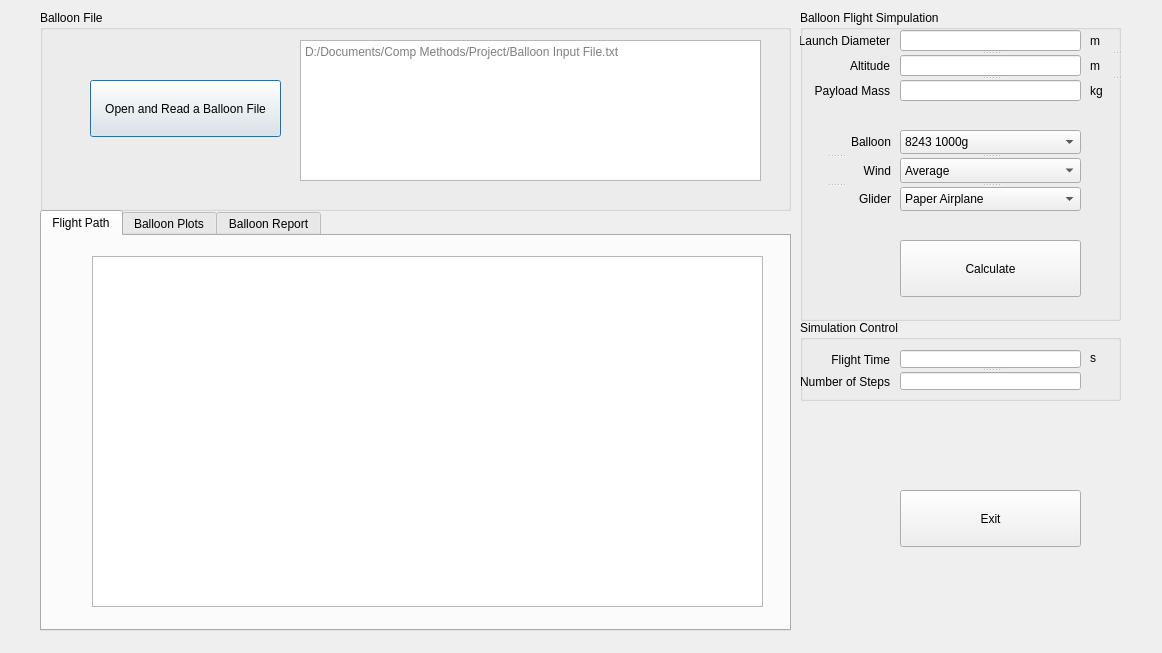
<?xml version="1.0" encoding="UTF-8"?>
<ui version="4.0">
 <class>Dialog</class>
 <widget class="QDialog" name="Dialog">
  <property name="geometry">
   <rect>
    <x>0</x>
    <y>0</y>
    <width>1162</width>
    <height>653</height>
   </rect>
  </property>
  <property name="windowTitle">
   <string>Dialog</string>
  </property>
  <widget class="QGroupBox" name="groupBox">
   <property name="geometry">
    <rect>
     <x>40</x>
     <y>10</y>
     <width>751</width>
     <height>201</height>
    </rect>
   </property>
   <property name="title">
    <string>Balloon File</string>
   </property>
   <widget class="QPushButton" name="openFile">
    <property name="geometry">
     <rect>
      <x>50</x>
      <y>70</y>
      <width>191</width>
      <height>57</height>
     </rect>
    </property>
    <property name="text">
     <string>Open and Read a Balloon File</string>
    </property>
   </widget>
   <widget class="QTextEdit" name="textEdit_fileName">
    <property name="geometry">
     <rect>
      <x>260</x>
      <y>30</y>
      <width>461</width>
      <height>141</height>
     </rect>
    </property>
    <property name="placeholderText">
     <string>D:/Documents/Comp Methods/Project/Balloon Input File.txt</string>
    </property>
   </widget>
  </widget>
  <widget class="QTabWidget" name="plots">
   <property name="geometry">
    <rect>
     <x>40</x>
     <y>210</y>
     <width>751</width>
     <height>421</height>
    </rect>
   </property>
   <property name="currentIndex">
    <number>0</number>
   </property>
   <widget class="QWidget" name="flightPath">
    <attribute name="title">
     <string>Flight Path</string>
    </attribute>
    <widget class="QGraphicsView" name="flightPath_2">
     <property name="geometry">
      <rect>
       <x>50</x>
       <y>20</y>
       <width>671</width>
       <height>351</height>
      </rect>
     </property>
    </widget>
   </widget>
   <widget class="QWidget" name="balloonPlots">
    <attribute name="title">
     <string>Balloon Plots</string>
    </attribute>
    <widget class="QGraphicsView" name="flightXY">
     <property name="geometry">
      <rect>
       <x>40</x>
       <y>50</y>
       <width>1431</width>
       <height>561</height>
      </rect>
     </property>
    </widget>
    <widget class="QGraphicsView" name="flightXYdot">
     <property name="geometry">
      <rect>
       <x>40</x>
       <y>630</y>
       <width>1431</width>
       <height>561</height>
      </rect>
     </property>
    </widget>
   </widget>
   <widget class="QWidget" name="balloonReport">
    <attribute name="title">
     <string>Balloon Report</string>
    </attribute>
    <widget class="QTextEdit" name="balloonReport_2">
     <property name="geometry">
      <rect>
       <x>30</x>
       <y>80</y>
       <width>1451</width>
       <height>1051</height>
      </rect>
     </property>
     <property name="font">
      <font>
       <family>Courier New</family>
       <pointsize>10</pointsize>
      </font>
     </property>
    </widget>
   </widget>
  </widget>
  <widget class="QGroupBox" name="groupBox_2">
   <property name="geometry">
    <rect>
     <x>800</x>
     <y>10</y>
     <width>321</width>
     <height>311</height>
    </rect>
   </property>
   <property name="title">
    <string>Balloon Flight Simpulation</string>
   </property>
   <widget class="QPushButton" name="calculate">
    <property name="geometry">
     <rect>
      <x>100</x>
      <y>230</y>
      <width>181</width>
      <height>57</height>
     </rect>
    </property>
    <property name="text">
     <string>Calculate</string>
    </property>
   </widget>
   <widget class="QSplitter" name="splitter">
    <property name="geometry">
     <rect>
      <x>-110</x>
      <y>20</y>
      <width>200</width>
      <height>71</height>
     </rect>
    </property>
    <property name="layoutDirection">
     <enum>Qt::RightToLeft</enum>
    </property>
    <property name="orientation">
     <enum>Qt::Vertical</enum>
    </property>
    <widget class="QLabel" name="label">
     <property name="layoutDirection">
      <enum>Qt::RightToLeft</enum>
     </property>
     <property name="text">
      <string>Launch Diameter</string>
     </property>
     <property name="alignment">
      <set>Qt::AlignRight|Qt::AlignTrailing|Qt::AlignVCenter</set>
     </property>
    </widget>
    <widget class="QLabel" name="label_2">
     <property name="layoutDirection">
      <enum>Qt::RightToLeft</enum>
     </property>
     <property name="text">
      <string>Altitude</string>
     </property>
     <property name="alignment">
      <set>Qt::AlignRight|Qt::AlignTrailing|Qt::AlignVCenter</set>
     </property>
    </widget>
    <widget class="QLabel" name="label_3">
     <property name="layoutDirection">
      <enum>Qt::RightToLeft</enum>
     </property>
     <property name="text">
      <string>Payload Mass</string>
     </property>
     <property name="alignment">
      <set>Qt::AlignRight|Qt::AlignTrailing|Qt::AlignVCenter</set>
     </property>
    </widget>
   </widget>
   <widget class="QSplitter" name="splitter_2">
    <property name="geometry">
     <rect>
      <x>100</x>
      <y>20</y>
      <width>181</width>
      <height>71</height>
     </rect>
    </property>
    <property name="orientation">
     <enum>Qt::Vertical</enum>
    </property>
    <widget class="QLineEdit" name="diameter"/>
    <widget class="QLineEdit" name="altitude"/>
    <widget class="QLineEdit" name="mass"/>
   </widget>
   <widget class="QSplitter" name="splitter_5">
    <property name="geometry">
     <rect>
      <x>290</x>
      <y>20</y>
      <width>61</width>
      <height>71</height>
     </rect>
    </property>
    <property name="orientation">
     <enum>Qt::Vertical</enum>
    </property>
    <widget class="QLabel" name="label_4">
     <property name="text">
      <string>m</string>
     </property>
    </widget>
    <widget class="QLabel" name="label_5">
     <property name="text">
      <string>m</string>
     </property>
    </widget>
    <widget class="QLabel" name="label_11">
     <property name="text">
      <string>kg</string>
     </property>
    </widget>
   </widget>
   <widget class="QSplitter" name="splitter_6">
    <property name="geometry">
     <rect>
      <x>-20</x>
      <y>120</y>
      <width>111</width>
      <height>81</height>
     </rect>
    </property>
    <property name="orientation">
     <enum>Qt::Vertical</enum>
    </property>
    <widget class="QLabel" name="label_12">
     <property name="text">
      <string>Balloon</string>
     </property>
     <property name="alignment">
      <set>Qt::AlignRight|Qt::AlignTrailing|Qt::AlignVCenter</set>
     </property>
    </widget>
    <widget class="QLabel" name="label_13">
     <property name="text">
      <string>Wind</string>
     </property>
     <property name="alignment">
      <set>Qt::AlignRight|Qt::AlignTrailing|Qt::AlignVCenter</set>
     </property>
    </widget>
    <widget class="QLabel" name="label_14">
     <property name="text">
      <string>Glider</string>
     </property>
     <property name="alignment">
      <set>Qt::AlignRight|Qt::AlignTrailing|Qt::AlignVCenter</set>
     </property>
    </widget>
   </widget>
   <widget class="QSplitter" name="splitter_9">
    <property name="geometry">
     <rect>
      <x>100</x>
      <y>120</y>
      <width>181</width>
      <height>81</height>
     </rect>
    </property>
    <property name="orientation">
     <enum>Qt::Vertical</enum>
    </property>
    <widget class="QComboBox" name="comboBox_balloon">
     <item>
      <property name="text">
       <string>8243 1000g</string>
      </property>
     </item>
     <item>
      <property name="text">
       <string>8247 3000g</string>
      </property>
     </item>
     <item>
      <property name="text">
       <string>8245-H 1600g</string>
      </property>
     </item>
    </widget>
    <widget class="QComboBox" name="comboBox_wind">
     <item>
      <property name="text">
       <string>Average</string>
      </property>
     </item>
     <item>
      <property name="text">
       <string>US Winter</string>
      </property>
     </item>
     <item>
      <property name="text">
       <string>OK Spring</string>
      </property>
     </item>
     <item>
      <property name="text">
       <string>Steady</string>
      </property>
     </item>
     <item>
      <property name="text">
       <string>Zero</string>
      </property>
     </item>
    </widget>
    <widget class="QComboBox" name="comboBox_glider">
     <item>
      <property name="text">
       <string>Paper Airplane</string>
      </property>
     </item>
     <item>
      <property name="text">
       <string>Big Airplane</string>
      </property>
     </item>
     <item>
      <property name="text">
       <string>Huge Airplane</string>
      </property>
     </item>
     <item>
      <property name="text">
       <string>Bixler</string>
      </property>
     </item>
     <item>
      <property name="text">
       <string>None</string>
      </property>
     </item>
    </widget>
   </widget>
  </widget>
  <widget class="QGroupBox" name="groupBox_3">
   <property name="geometry">
    <rect>
     <x>800</x>
     <y>320</y>
     <width>321</width>
     <height>81</height>
    </rect>
   </property>
   <property name="title">
    <string>Simulation Control</string>
   </property>
   <widget class="QLabel" name="label_17">
    <property name="geometry">
     <rect>
      <x>290</x>
      <y>30</y>
      <width>114</width>
      <height>16</height>
     </rect>
    </property>
    <property name="text">
     <string>s</string>
    </property>
   </widget>
   <widget class="QSplitter" name="splitter_7">
    <property name="geometry">
     <rect>
      <x>-110</x>
      <y>30</y>
      <width>200</width>
      <height>41</height>
     </rect>
    </property>
    <property name="orientation">
     <enum>Qt::Vertical</enum>
    </property>
    <widget class="QLabel" name="label_15">
     <property name="text">
      <string>Flight Time</string>
     </property>
     <property name="alignment">
      <set>Qt::AlignRight|Qt::AlignTrailing|Qt::AlignVCenter</set>
     </property>
    </widget>
    <widget class="QLabel" name="label_16">
     <property name="text">
      <string>Number of Steps</string>
     </property>
     <property name="alignment">
      <set>Qt::AlignRight|Qt::AlignTrailing|Qt::AlignVCenter</set>
     </property>
    </widget>
   </widget>
   <widget class="QSplitter" name="splitter_8">
    <property name="geometry">
     <rect>
      <x>100</x>
      <y>30</y>
      <width>181</width>
      <height>41</height>
     </rect>
    </property>
    <property name="orientation">
     <enum>Qt::Vertical</enum>
    </property>
    <widget class="QLineEdit" name="time"/>
    <widget class="QLineEdit" name="step"/>
   </widget>
  </widget>
  <widget class="QPushButton" name="exit">
   <property name="geometry">
    <rect>
     <x>900</x>
     <y>490</y>
     <width>181</width>
     <height>57</height>
    </rect>
   </property>
   <property name="text">
    <string>Exit</string>
   </property>
  </widget>
 </widget>
 <resources/>
 <connections/>
</ui>
